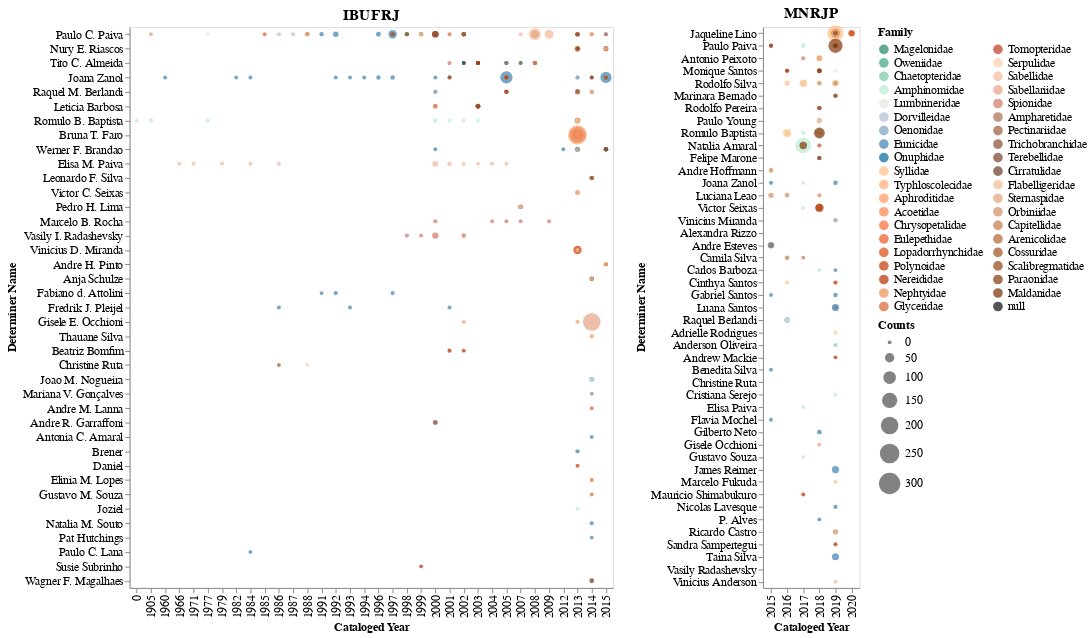

The cell this chart's notebook holds for it:
### Markdown cell above
### hconcat: making each chart separately and concatenating them horizontally

### Code cell
g2 = alt.Chart(teste1[teste1['collection_prefix']=='IBUFRJ'], width=500, height=580,
              title='IBUFRJ').mark_circle().encode(
    x= alt.X('cataloged_year', type='ordinal', title='Cataloged Year'),
    y= alt.Y('determiner_full_name', type='nominal', title='Determiner Name', 
            sort=alt.EncodingSortField('counts', op="count", order='descending')),
    size= alt.Size('counts', type="quantitative",scale=alt.Scale(range=[15, 500])),  # range ajusta tamanho do circulo
    color= alt.Color('family:N', title="Family", 
                     scale=alt.Scale(domain=list(cores_familia.keys()), range=list(cores_familia.values())),
                     legend= alt.Legend(columns=2, symbolLimit= 40)),
    tooltip= alt.Tooltip(['determiner_full_name', 'cataloged_year', 'counts', 'family'])
)

g3 = alt.Chart(teste1[teste1['collection_prefix']=='MNRJP'], width=100, height=580, 
              title='MNRJP').mark_circle().encode(
    x= alt.X('cataloged_year', type='ordinal', title='Cataloged Year'),
    y= alt.Y('determiner_full_name', type='nominal', title='Determiner Name', 
            sort=alt.EncodingSortField('counts', op="count", order='descending')),
    size= alt.Size('counts:Q', title='Counts', scale=alt.Scale(range=[15, 500])),  # range ajusta tamanho do circulo
    color= alt.Color('family:N', title="Family", 
                     scale=alt.Scale(domain=list(cores_familia.keys()), range=list(cores_familia.values())),
                     legend= alt.Legend(columns=2, symbolLimit= 40)),
    tooltip= alt.Tooltip(['determiner_full_name', 'cataloged_year', 'counts', 'family'])
)

graph = alt.hconcat(g2, g3)

# configuring graphic elements (font, fontSize, etc)
graph = graph.configure_title(fontSize=16).configure_axis(
    labelFontSize=12,
    titleFontSize=12
).configure_legend(
    labelFontSize=12,
    titleFontSize=12
)

# graph.save('./graphs/determiner/counts_per_determiner-w-family.html')

graph

### Figure 1 — Vega-Lite specification as saved in the notebook (floating-point values rounded to 4 significant figures; data arrays with more than 128 entries replaced by an {"elided": "..."} marker saying what was removed)
{"config": {"view": {"continuousWidth": 400, "continuousHeight": 300}, "axis": {"labelFontSize": 12, "titleFontSize": 12}, "legend": {"labelFontSize": 12, "titleFontSize": 12}, "title": {"fontSize": 16}}, "hconcat": [{"data": {"name": "data-702a259525bb35f0c3c2a9dddd4b8daf"}, "mark": "circle", "encoding": {"color": {"type": "nominal", "field": "family", "legend": {"columns": 2, "symbolLimit": 40}, "scale": {"domain": ["Magelonidae", "Oweniidae", "Chaetopteridae", "Amphinomidae", "Lumbrineridae", "Dorvilleidae", "Oenonidae", "Eunicidae", "Onuphidae", "Syllidae", "Typhloscolecidae", "Aphroditidae", "Acoetidae", "Chrysopetalidae", "Eulepethidae", "Lopadorrhynchidae", "Polynoidae", "Nereididae", "Nephtyidae", "Glyceridae", "Tomopteridae", "Serpulidae", "Sabellidae", "Sabellariidae", "Spionidae", "Ampharetidae", "Pectinariidae", "Trichobranchidae", "Terebellidae", "Cirratulidae", "Flabelligeridae", "Sternaspidae", "Orbiniidae", "Capitellidae", "Arenicolidae", "Cossuridae", "Scalibregmatidae", "Paraonidae", "Maldanidae", NaN], "range": ["#238762", "#3CA67F", "#77c8a5", "#bbebd3", "#e7e5df", "#b2c0d0", "#7A9FBF", "#3c81ae", "#00669a", "#ffbd84", "#ffaa74", "#ff9760", "#ff814b", "#fc6b36", "#eb5824", "#d94814", "#c83b03", "#b73000", "#f18e56", "#D96236", "#bf381b", "#fbd0ad", "#f2b999", "#e8a287", "#d27666", "#a66c4b", "#975b39", "#874c2c", "#774124", "#683720", "#eebd93", "#dfa47a", "#d28d60", "#c37746", "#b4622f", "#a3501d", "#92420e", "#823606", "#732c02", "#0D0D0D"]}, "title": "Family"}, "size": {"type": "quantitative", "field": "counts", "scale": {"range": [15, 500]}}, "tooltip": [{"type": "nominal", "field": "determiner_full_name"}, {"type": "quantitative", "field": "cataloged_year"}, {"type": "quantitative", "field": "counts"}, {"type": "nominal", "field": "family"}], "x": {"type": "ordinal", "field": "cataloged_year", "title": "Cataloged Year"}, "y": {"type": "nominal", "field": "determiner_full_name", "sort": {"field": "counts", "op": "count", "order": "descending"}, "title": "Determiner Name"}}, "height": 580, "title": "IBUFRJ", "width": 500}, {"data": {"name": "data-7cee9e7892022ea829137ca50ee42861"}, "mark": "circle", "encoding": {"color": {"type": "nominal", "field": "family", "legend": {"columns": 2, "symbolLimit": 40}, "scale": {"domain": ["Magelonidae", "Oweniidae", "Chaetopteridae", "Amphinomidae", "Lumbrineridae", "Dorvilleidae", "Oenonidae", "Eunicidae", "Onuphidae", "Syllidae", "Typhloscolecidae", "Aphroditidae", "Acoetidae", "Chrysopetalidae", "Eulepethidae", "Lopadorrhynchidae", "Polynoidae", "Nereididae", "Nephtyidae", "Glyceridae", "Tomopteridae", "Serpulidae", "Sabellidae", "Sabellariidae", "Spionidae", "Ampharetidae", "Pectinariidae", "Trichobranchidae", "Terebellidae", "Cirratulidae", "Flabelligeridae", "Sternaspidae", "Orbiniidae", "Capitellidae", "Arenicolidae", "Cossuridae", "Scalibregmatidae", "Paraonidae", "Maldanidae", NaN], "range": ["#238762", "#3CA67F", "#77c8a5", "#bbebd3", "#e7e5df", "#b2c0d0", "#7A9FBF", "#3c81ae", "#00669a", "#ffbd84", "#ffaa74", "#ff9760", "#ff814b", "#fc6b36", "#eb5824", "#d94814", "#c83b03", "#b73000", "#f18e56", "#D96236", "#bf381b", "#fbd0ad", "#f2b999", "#e8a287", "#d27666", "#a66c4b", "#975b39", "#874c2c", "#774124", "#683720", "#eebd93", "#dfa47a", "#d28d60", "#c37746", "#b4622f", "#a3501d", "#92420e", "#823606", "#732c02", "#0D0D0D"]}, "title": "Family"}, "size": {"type": "quantitative", "field": "counts", "scale": {"range": [15, 500]}, "title": "Counts"}, "tooltip": [{"type": "nominal", "field": "determiner_full_name"}, {"type": "quantitative", "field": "cataloged_year"}, {"type": "quantitative", "field": "counts"}, {"type": "nominal", "field": "family"}], "x": {"type": "ordinal", "field": "cataloged_year", "title": "Cataloged Year"}, "y": {"type": "nominal", "field": "determiner_full_name", "sort": {"field": "counts", "op": "count", "order": "descending"}, "title": "Determiner Name"}}, "height": 580, "title": "MNRJP", "width": 100}], "$schema": "https://vega.github.io/schema/vega-lite/v4.8.1.json", "datasets": {"data-702a259525bb35f0c3c2a9dddd4b8daf": {"elided": "416 records"}, "data-7cee9e7892022ea829137ca50ee42861": {"elided": "174 records"}}}
